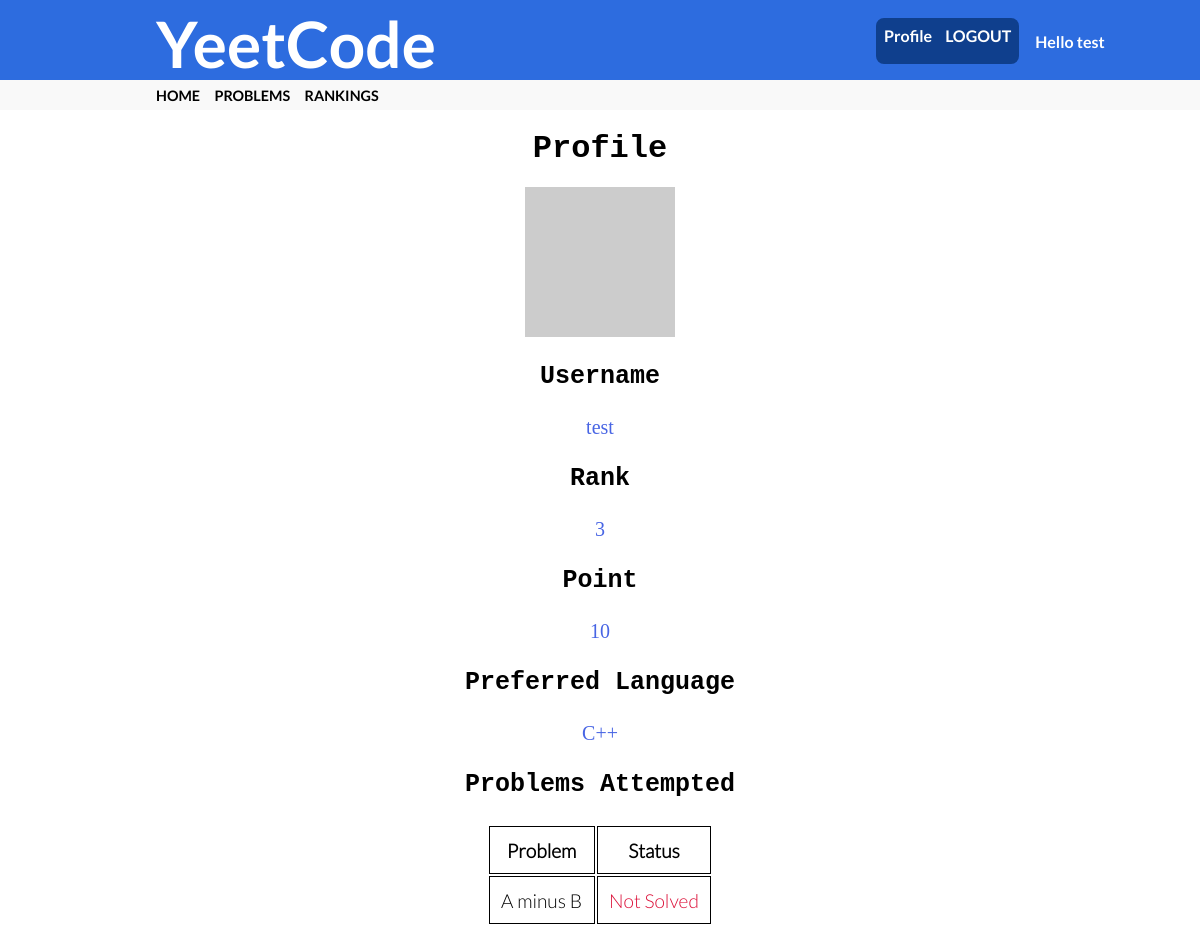
Before: /profile/test/3 (signed in) with the older database file.
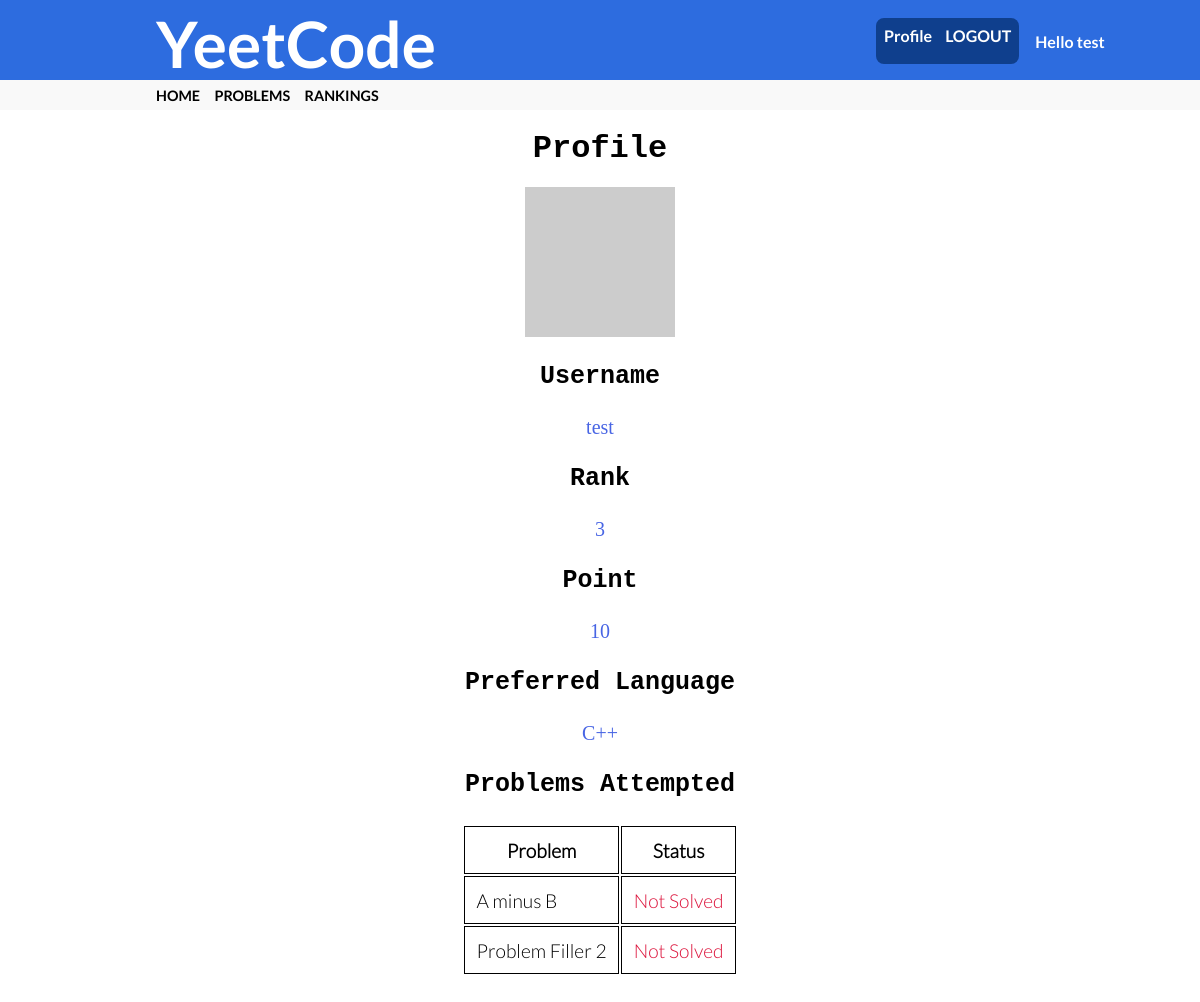
After: the same page with the newer database file.
### app/models.py (models this page shows, shortened)
class User(UserMixin, db.Model):
    id = db.Column(db.Integer, primary_key=True)
    username = db.Column(db.String(64), index=True, unique=True, nullable=False)
    email = db.Column(db.String(120), index=True, unique=True, nullable=False)
    prefLanguage = db.Column(db.String(10))
    password_hash = db.Column(db.String(128), nullable=False)
    admin = db.Column(db.Boolean, index=True, nullable=False)
    points = db.Column(db.Integer, default=0)
    token = db.Column(db.String(32), index=True, unique=True)
    token_expiration = db.Column(db.DateTime)
    problemsCompleted = db.relationship('ProblemsCompleted', backref="user")
    def avatar(self,size):
        digest= md5(self.email.lower().encode('utf-8')).hexdigest()
        return 'https://www.gravatar.com/avatar/{}?d=identicon&s={}'.format(
            digest, size)

class Problem(db.Model):
    id = db.Column(db.Integer, primary_key=True)
    title = db.Column(db.String(100), unique=True, index=True)
    urlTitle = db.Column(db.String(100), unique=True)
    difficulty = db.Column(db.Integer)
    numAttempts = db.Column(db.Integer, default=0)
    numSuccesses = db.Column(db.Integer, default=0)
    dateAdded = db.Column(db.String(10), default = date.today().strftime("%d/%m/%Y"))
    body= db.Column(db.Text())
    timeLimit = db.Column(db.Float)
    testCases = db.relationship('ProblemTestCases', backref="problem")
    problemsCompleted = db.relationship('ProblemsCompleted', backref="problem")

### app/auth/routes.py (the view)
@bp.route('/profile/<username>/<rank>')
@login_required
def profile(username,rank):
    user = User.query.filter_by(username=username).first_or_404()
    problemscompleted = ProblemsCompleted.query.filter_by(userID=user.id)
    problems = []
    status = {}
    for pc in problemscompleted:
        status[pc.questionID] = pc.success
        problems.append(Problem.query.filter_by(id=pc.questionID).first())
    return render_template('auth/profile.html', user=user, rank=rank,
                            title='Profile', status=status, problems=problems)

### app/models.py (called while the page is built)
@login.user_loader
def load_user(id):
    return User.query.get(int(id))

### app/templates/auth/profile.html
{% extends "base.html" %}
{% block cssfiles %}
<link rel="stylesheet" href="{{ url_for('static', filename='auth/profile.css') }}">
{% endblock %}
{% block content %}
<div class="userprofile">
<h1 class="userhead">Profile</h1>
    <img src="{{ user.avatar(128) }}" class="userimg">
    <div class="userlabel">
        <p>Username</p>
    </div>
    <div class="userdata">
        {{ user.username }}
    </div>
    <div class="userlabel">
        <p>Rank</p>
    </div>
    <div class="userdata">
        <p>{{rank}}</p>
    </div>
    <div class="userlabel">
        <p>Point</p>
    </div>
    <div class="userdata">
        {{ user.points }}
    </div>
    <div class="userlabel">
        <p>Preferred Language</p>
    </div>
    <div class="userdata">
        {{ "C++" if user.prefLanguage == "cpp" else "Python" }}
    </div>
    <div class="userlabel">
        <p>Problems Attempted</p>
    </div>
    <div class="userdata">
        <table id="problemtable">
            <tr>
                <th>Problem</th>
                <th>Status</th>
            </tr>
        {% for p in problems%}
            <tr>
                <td> <a href="{{ url_for('problems.problem', title=''.join(p.title.split()).lower())}}">{{p.title}}</a> </td>
                {% if status[p.id] %}
                <td style="color: green;">Solved</td>
                {% else %}
                <td style="color: crimson;">Not Solved</td>
                {% endif %}
            </tr>
        {% endfor %}
        </table>
    </div>
    <div style="padding: 1cm;"></div>
</div>
{% endblock %}

### app/templates/base.html (shortened to what this page needs)
<html>
    <head>
      <link rel="stylesheet" href="{{ url_for('static', filename='main.css') }}">
      {% block cssfiles %}{% endblock %}
    </head>
    <body>
      <div id=topsection>
        <div id=header>
            <div id="titlebox">
                <h1 id=title>YeetCode</h1>
            </div>
            <h3 id=login>
                {% if current_user.is_authenticated %}
                <a href="{{url_for('auth.edit_profile', username=current_user.username)}}" style="margin-right: 10px;">Profile</a>
                <a href="{{ url_for('auth.logout') }}">LOGOUT</a>
                {% else %}
                <a href="{{ url_for('auth.login') }}">LOG IN/REGISTER</a>
                {% endif %}
            </h3>
            {% if current_user.is_authenticated %}
              <p id="hello"> Hello {{ current_user.username }}</p>
            {% endif %}
        </div>
        <div id=navigationbar>
            <h3 id=home class=navielement>
                <a href="{{ url_for('main.homepage') }}"> HOME </a>
            </h3>
            <h3 id=questions class=navielement>
                <a href="{{ url_for('problems.problems') }}"> PROBLEMS </a>
            </h3>
            <h3 id=rankings class=navielement>
                <a href="{{ url_for('main.rankings') }}"> RANKINGS </a>
            </h3>
        </div>
      </div>
      {% block content %}{% endblock %}
    </body>
</html>

### app/static/main.css (style rules this page uses)
body { font-family: Lato, sans-serif; margin: 0; scrollbar-width: none; }
#topsection { position: sticky; left: 0; top: 0; bottom: 0; z-index: 2; width: 100%; }
#header { display: flex; height: 5em; background-color: #2d6cdf; width: 100%; }
#header > p { margin-top: 2em; margin-left: 1em; color: white }
#titlebox { margin-left: 13%; display: inline-flex; width: 40%; }
#title { margin-top: 1%; color: white; font-size: 4rem; margin-right: 5cm; }
#login { margin-left: 20%; margin-top: 1.5%; color: white; background-color: #0f3f8d; float: right; padding: 0.5em; font-size: 1em; border-radius: 8px; }
#login > a { color: white; }
#navigationbar { height: 1.9em; background-color: #f9f9f9; color: black; display: flex; }
#home { margin-left: 13%; }
.navielement { margin-top: 0.5em; font-size: 0.9rem; margin-left: 1em; }
a { color: black; text-decoration: none; }
#submissiontable, th, td { border-style: solid; border-width: thin; border-color: black; border-collapse: collapse; font-family: Latol; font-size: 1.2rem; padding: 0.6em; }

### app/static/auth/profile.css (style rules this page uses)
.userprofile { text-align: center; font-family: 'Courier New'; }
.userprofile .userhead { font-weight: bold; margin-top: 20px; margin-bottom: 20px; }
.userprofile .userimg { height: 150px; width: 150px; }
.userprofile .userlabel { font-size: 25px; font-weight: bold; }
.userprofile .userdata { font-size: 20px; font-family: 'Franklin Gothic Medium'; color: #4865e4; }
#problemtable { margin-left: auto; margin-right: auto; }

Changed rows visible on the page:
now on this page (row edited): Problem: title "Problem Filler 2", shows "Not Solved"
